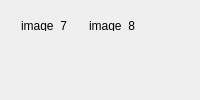
                     <widget class="QWidget" name="cloud_page2">
                      <layout class="QGridLayout" name="gridLayout_2">
                       <item row="0" column="0">
                        <widget class="QFrame" name="gg">
                         <widget class="QLineEdit" name="text_humidness_3">
                          <property name="geometry">
                           <rect>
                            <x>170</x>
                            <y>170</y>
                            <width>160</width>
                            <height>32</height>
                           </rect>
                          </property>
                          <property name="minimumSize">
                           <size>
                            <width>60</width>
                            <height>0</height>
                           </size>
                          </property>
                          <property name="maximumSize">
                           <size>
                            <width>160</width>
                            <height>16777215</height>
                           </size>
                          </property>
                          <property name="font">
                           <font>
                            <family>Segoe UI</family>
                            <pointsize>14</pointsize>
                            <italic>false</italic>
                            <bold>false</bold>
                            <kerning>true</kerning>
                           </font>
                          </property>
                          <property name="layoutDirection">
                           <enum>Qt::LeftToRight</enum>
                          </property>
                          <property name="styleSheet">
                           <string notr="true"/>
                          </property>
                          <property name="text">
                           <string>空气湿度</string>
                          </property>
                          <property name="alignment">
                           <set>Qt::AlignCenter</set>
                          </property>
                         </widget>
                         <widget class="QFrame" name="frame2_c1">
                          <property name="geometry">
                           <rect>
                            <x>1</x>
                            <y>1</y>
                            <width>148</width>
                            <height>28</height>
                           </rect>
                          </property>
                          <layout class="QHBoxLayout" name="horizontalLayout_42">
                           <item>
                            <widget class="QLabel" name="image_7">
                             <property name="text">
                              <string>image_7</string>
                             </property>
                            </widget>
                           </item>
                           <item>
                            <widget class="QLabel" name="image_8">
                             <property name="text">
                              <string>image_8</string>
                             </property>
                            </widget>
                           </item>
                          </layout>
                         </widget>
                         <widget class="QFrame" name="frame2_c2">
                          <property name="geometry">
                           <rect>
                            <x>1</x>
                            <y>163</y>
                            <width>168</width>
                            <height>34</height>
                           </rect>
                          </property>
                          <layout class="QHBoxLayout" name="horizontalLayout_43">
                           <item>
                            <widget class="QLineEdit" name="text_humidness_2">
                             <property name="sizePolicy">
                              <sizepolicy hsizetype="Ignored" vsizetype="Fixed">
                               <horstretch>0</horstretch>
                               <verstretch>0</verstretch>
                              </sizepolicy>
                             </property>
                             <property name="minimumSize">
                              <size>
                               <width>60</width>
                               <height>32</height>
                              </size>
                             </property>
                             <property name="maximumSize">
                              <size>
                               <width>160</width>
                               <height>32</height>
                              </size>
                             </property>
                             <property name="font">
                              <font>
                               <family>Segoe UI</family>
                               <pointsize>14</pointsize>
                               <italic>false</italic>
                               <bold>false</bold>
                               <kerning>true</kerning>
                              </font>
                             </property>
                             <property name="layoutDirection">
                              <enum>Qt::LeftToRight</enum>
                             </property>
                             <property name="styleSheet">
                              <string notr="true"/>
                             </property>
                             <property name="text">
                              <string>空气温度</string>
                             </property>
                             <property name="alignment">
                              <set>Qt::AlignCenter</set>
                             </property>
                            </widget>
                           </item>
                          </layout>
                         </widget>
                         <widget class="QFrame" name="frame2_c3">
                          <property name="geometry">
                           <rect>
                            <x>1</x>
                            <y>326</y>
                            <width>159</width>
                            <height>28</height>
                           </rect>
                          </property>
                          <layout class="QHBoxLayout" name="horizontalLayout_44">
                           <item>
                            <widget class="QLabel" name="image_9">
                             <property name="text">
                              <string>image_9</string>
                             </property>
                            </widget>
                           </item>
                           <item>
                            <widget class="QLabel" name="image_10">
                             <property name="layoutDirection">
                              <enum>Qt::LeftToRight</enum>
                             </property>
                             <property name="text">
                              <string>image_10</string>
                             </property>
                            </widget>
                           </item>
                          </layout>
                         </widget>
                         <widget class="QFrame" name="frame2_c4_2">
                          <property name="geometry">
                           <rect>
                            <x>1</x>
                            <y>488</y>
                            <width>328</width>
                            <height>34</height>
                           </rect>
                          </property>
                          <layout class="QHBoxLayout" name="frame2_c4">
                           <item>
                            <widget class="QLineEdit" name="text_humidness_5">
                             <property name="maximumSize">
                              <size>
                               <width>160</width>
                               <height>16777215</height>
                              </size>
                             </property>
                             <property name="font">
                              <font>
                               <family>Segoe UI</family>
                               <pointsize>14</pointsize>
                               <italic>false</italic>
                               <bold>false</bold>
                               <kerning>true</kerning>
                              </font>
                             </property>
                             <property name="layoutDirection">
                              <enum>Qt::LeftToRight</enum>
                             </property>
                             <property name="styleSheet">
                              <string notr="true"/>
                             </property>
                             <property name="text">
                              <string>空气温度</string>
                             </property>
                             <property name="alignment">
                              <set>Qt::AlignCenter</set>
                             </property>
                            </widget>
                           </item>
                           <item>
                            <widget class="QLineEdit" name="text_humidness_4">
                             <property name="maximumSize">
                              <size>
                               <width>160</width>
                               <height>16777215</height>
                              </size>
                             </property>
                             <property name="font">
                              <font>
                               <family>Segoe UI</family>
                               <pointsize>14</pointsize>
                               <italic>false</italic>
                               <bold>false</bold>
                               <kerning>true</kerning>
                              </font>
                             </property>
                             <property name="layoutDirection">
                              <enum>Qt::LeftToRight</enum>
                             </property>
                             <property name="styleSheet">
                              <string notr="true"/>
                             </property>
                             <property name="text">
                              <string>空气湿度</string>
                             </property>
                             <property name="alignment">
                              <set>Qt::AlignCenter</set>
                             </property>
                            </widget>
                           </item>
                          </layout>
                         </widget>
                        </widget>
                       </item>
                      </layout>
                     </widget>
